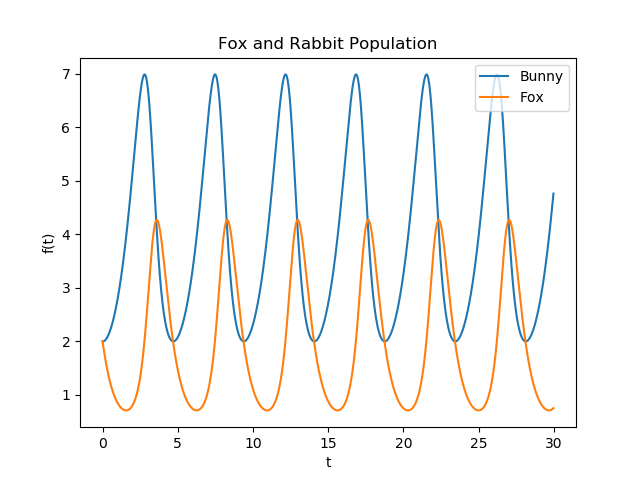

The script that drew this image:
#! /usr/bin/env python3
"""
Dakota Bosch

Lotka-Volterra equations

solves the interactions between two species over time
"""

from math import sin
from numpy import arange
from pylab import plot, xlabel,ylabel,show,legend,title

#dx/dt rabbit population
def fx(x,y):
    return a*x-b*x*y
#dy/dt fox population
def fy(y,x):
    return g*x*y-d*y

#constants
a=1
b=0.5
g=0.5
d=2
#number of data points
N=1000
#initial and final time
ti=0
tf=30
#calculating step size
h=(tf-ti)/N

tpoints = arange(ti,tf,h)
xpoints = []
ypoints =[]
#initial value for each population
x = 2.0
y= 2.0

#Runge-Kutta 4th order
for t in tpoints:
    xpoints.append(x)
    ypoints.append(y)
    k1 = h*fx(x,y)
    k2 = h*fx(x+0.5*k1,y+0.5*h)
    k3 = h*fx(x+0.5*k2,y+0.5*h)
    k4 = h*fx(x+k3,y+h)
    x += (k1+2*k2+2*k3+k4)/6

    k1 = h*fy(y,x)
    k2 = h*fy(y+0.5*k1,x+0.5*h)
    k3 = h*fy(y+0.5*k2,x+0.5*h)
    k4 = h*fy(y+k3,x+h)
    y += (k1+2*k2+2*k3+k4)/6

plot(tpoints,xpoints, label = 'Bunny')
plot(tpoints,ypoints, label = 'Fox')
legend()
xlabel("t")
ylabel("f(t)")
title("Fox and Rabbit Population")
show()
